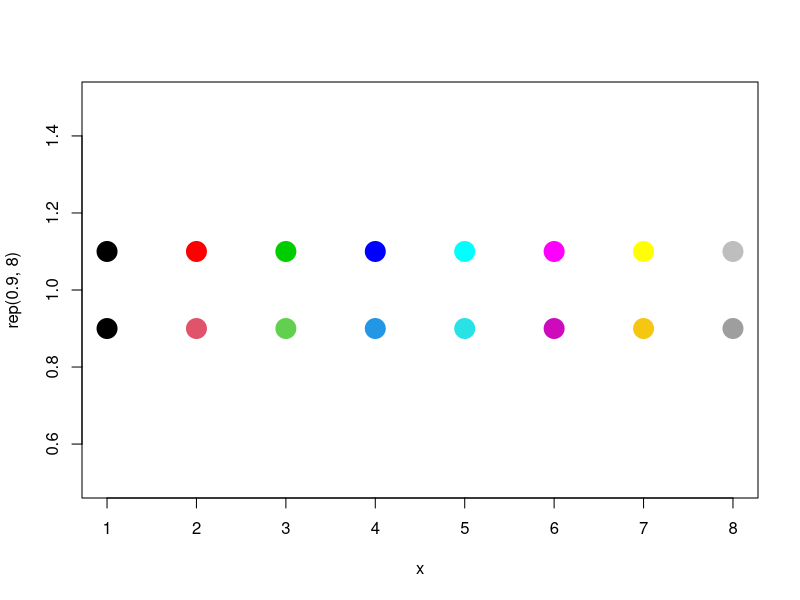

This figure's R source:
## ---- chunk 1
palette("R3")
## ---- chunk 2
palette("R4")
## ---- chunk 3
x <- 1:8
palette("R4") # not needed unless R3 was previously selected
plot(x, rep(0.9, 8), ylim=c(0.5,1.5), pch=20, cex=4, col=1:8)
palette("R3") # for the old scheme
points(x, rep(1.1, 8), pch=20, cex=4, col=1:8)
